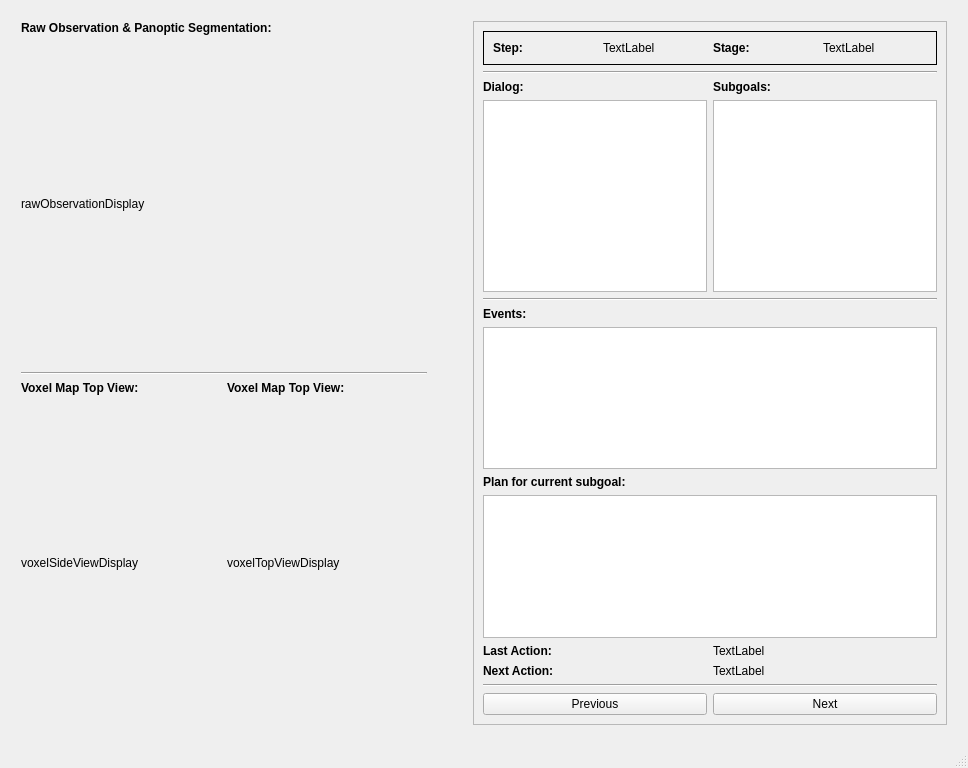
<?xml version="1.0" encoding="UTF-8"?>
<ui version="4.0">
 <class>MainWindow</class>
 <widget class="QMainWindow" name="MainWindow">
  <property name="geometry">
   <rect>
    <x>0</x>
    <y>0</y>
    <width>968</width>
    <height>768</height>
   </rect>
  </property>
  <property name="windowTitle">
   <string>Visualizer</string>
  </property>
  <widget class="QWidget" name="centralwidget">
   <layout class="QGridLayout" name="gridLayout">
    <item row="0" column="0">
     <layout class="QHBoxLayout" name="horizontalLayout_4">
      <property name="leftMargin">
       <number>12</number>
      </property>
      <property name="topMargin">
       <number>12</number>
      </property>
      <property name="rightMargin">
       <number>12</number>
      </property>
      <property name="bottomMargin">
       <number>12</number>
      </property>
      <item>
       <layout class="QVBoxLayout" name="verticalLayout_10" stretch="0,0,0">
        <property name="leftMargin">
         <number>0</number>
        </property>
        <property name="topMargin">
         <number>0</number>
        </property>
        <property name="rightMargin">
         <number>0</number>
        </property>
        <property name="bottomMargin">
         <number>0</number>
        </property>
        <item>
         <layout class="QVBoxLayout" name="verticalLayout">
          <item>
           <widget class="QLabel" name="rawObservationText">
            <property name="sizePolicy">
             <sizepolicy hsizetype="Preferred" vsizetype="Fixed">
              <horstretch>0</horstretch>
              <verstretch>0</verstretch>
             </sizepolicy>
            </property>
            <property name="text">
             <string>&lt;html&gt;&lt;head/&gt;&lt;body&gt;&lt;p&gt;&lt;span style=&quot; font-weight:700;&quot;&gt;Raw Observation &amp;amp; Panoptic Segmentation:&lt;/span&gt;&lt;/p&gt;&lt;/body&gt;&lt;/html&gt;</string>
            </property>
           </widget>
          </item>
          <item>
           <widget class="ScaledLabel" name="rawObservationDisplay">
            <property name="sizePolicy">
             <sizepolicy hsizetype="Expanding" vsizetype="Expanding">
              <horstretch>0</horstretch>
              <verstretch>0</verstretch>
             </sizepolicy>
            </property>
            <property name="minimumSize">
             <size>
              <width>200</width>
              <height>200</height>
             </size>
            </property>
            <property name="text">
             <string>rawObservationDisplay</string>
            </property>
           </widget>
          </item>
         </layout>
        </item>
        <item>
         <widget class="Line" name="line_3">
          <property name="orientation">
           <enum>Qt::Horizontal</enum>
          </property>
         </widget>
        </item>
        <item>
         <layout class="QHBoxLayout" name="horizontalLayout_5">
          <item>
           <layout class="QVBoxLayout" name="verticalLayout_11">
            <item>
             <widget class="QLabel" name="voxelSideViewText">
              <property name="sizePolicy">
               <sizepolicy hsizetype="Preferred" vsizetype="Fixed">
                <horstretch>0</horstretch>
                <verstretch>0</verstretch>
               </sizepolicy>
              </property>
              <property name="text">
               <string>&lt;html&gt;&lt;head/&gt;&lt;body&gt;&lt;p&gt;&lt;span style=&quot; font-weight:700;&quot;&gt;Voxel Map Top View:&lt;/span&gt;&lt;/p&gt;&lt;/body&gt;&lt;/html&gt;</string>
              </property>
             </widget>
            </item>
            <item>
             <widget class="ScaledLabel" name="voxelSideViewDisplay">
              <property name="sizePolicy">
               <sizepolicy hsizetype="Expanding" vsizetype="Expanding">
                <horstretch>0</horstretch>
                <verstretch>0</verstretch>
               </sizepolicy>
              </property>
              <property name="minimumSize">
               <size>
                <width>200</width>
                <height>200</height>
               </size>
              </property>
              <property name="text">
               <string>voxelSideViewDisplay</string>
              </property>
             </widget>
            </item>
           </layout>
          </item>
          <item>
           <layout class="QVBoxLayout" name="verticalLayout_12">
            <item>
             <widget class="QLabel" name="label_8">
              <property name="sizePolicy">
               <sizepolicy hsizetype="Preferred" vsizetype="Fixed">
                <horstretch>0</horstretch>
                <verstretch>0</verstretch>
               </sizepolicy>
              </property>
              <property name="text">
               <string>&lt;html&gt;&lt;head/&gt;&lt;body&gt;&lt;p&gt;&lt;span style=&quot; font-weight:700;&quot;&gt;Voxel Map Top View:&lt;/span&gt;&lt;/p&gt;&lt;/body&gt;&lt;/html&gt;</string>
              </property>
             </widget>
            </item>
            <item>
             <widget class="ScaledLabel" name="voxelTopViewDisplay">
              <property name="sizePolicy">
               <sizepolicy hsizetype="Expanding" vsizetype="Expanding">
                <horstretch>0</horstretch>
                <verstretch>0</verstretch>
               </sizepolicy>
              </property>
              <property name="minimumSize">
               <size>
                <width>200</width>
                <height>200</height>
               </size>
              </property>
              <property name="text">
               <string>voxelTopViewDisplay</string>
              </property>
             </widget>
            </item>
           </layout>
          </item>
         </layout>
        </item>
       </layout>
      </item>
      <item>
       <spacer name="horizontalSpacer">
        <property name="orientation">
         <enum>Qt::Horizontal</enum>
        </property>
        <property name="sizeType">
         <enum>QSizePolicy::Minimum</enum>
        </property>
        <property name="sizeHint" stdset="0">
         <size>
          <width>40</width>
          <height>20</height>
         </size>
        </property>
       </spacer>
      </item>
      <item>
       <widget class="QFrame" name="frame">
        <property name="sizePolicy">
         <sizepolicy hsizetype="Preferred" vsizetype="Preferred">
          <horstretch>0</horstretch>
          <verstretch>0</verstretch>
         </sizepolicy>
        </property>
        <property name="frameShape">
         <enum>QFrame::StyledPanel</enum>
        </property>
        <property name="frameShadow">
         <enum>QFrame::Raised</enum>
        </property>
        <layout class="QVBoxLayout" name="verticalLayout_2">
         <item>
          <widget class="QFrame" name="frame_2">
           <property name="frameShape">
            <enum>QFrame::Box</enum>
           </property>
           <layout class="QHBoxLayout" name="horizontalLayout_2">
            <item>
             <widget class="QLabel" name="label_7">
              <property name="text">
               <string>&lt;html&gt;&lt;head/&gt;&lt;body&gt;&lt;p&gt;&lt;span style=&quot; font-weight:700;&quot;&gt;Step:&lt;/span&gt;&lt;/p&gt;&lt;/body&gt;&lt;/html&gt;</string>
              </property>
             </widget>
            </item>
            <item>
             <widget class="QLabel" name="step_label">
              <property name="text">
               <string>TextLabel</string>
              </property>
             </widget>
            </item>
            <item>
             <widget class="QLabel" name="label_6">
              <property name="text">
               <string>&lt;html&gt;&lt;head/&gt;&lt;body&gt;&lt;p&gt;&lt;span style=&quot; font-weight:700;&quot;&gt;Stage:&lt;/span&gt;&lt;/p&gt;&lt;/body&gt;&lt;/html&gt;</string>
              </property>
             </widget>
            </item>
            <item>
             <widget class="QLabel" name="stage_label">
              <property name="text">
               <string>TextLabel</string>
              </property>
             </widget>
            </item>
           </layout>
          </widget>
         </item>
         <item>
          <widget class="Line" name="line_4">
           <property name="orientation">
            <enum>Qt::Horizontal</enum>
           </property>
          </widget>
         </item>
         <item>
          <layout class="QHBoxLayout" name="horizontalLayout_3">
           <item>
            <layout class="QVBoxLayout" name="verticalLayout_3">
             <item>
              <widget class="QLabel" name="label_9">
               <property name="text">
                <string>&lt;html&gt;&lt;head/&gt;&lt;body&gt;&lt;p&gt;&lt;span style=&quot; font-weight:700;&quot;&gt;Dialog:&lt;/span&gt;&lt;/p&gt;&lt;/body&gt;&lt;/html&gt;</string>
               </property>
              </widget>
             </item>
             <item>
              <widget class="QTextBrowser" name="dialog_textBrowser">
               <property name="sizePolicy">
                <sizepolicy hsizetype="Preferred" vsizetype="MinimumExpanding">
                 <horstretch>0</horstretch>
                 <verstretch>0</verstretch>
                </sizepolicy>
               </property>
              </widget>
             </item>
            </layout>
           </item>
           <item>
            <layout class="QVBoxLayout" name="verticalLayout_4">
             <item>
              <widget class="QLabel" name="label">
               <property name="text">
                <string>&lt;html&gt;&lt;head/&gt;&lt;body&gt;&lt;p&gt;&lt;span style=&quot; font-weight:700;&quot;&gt;Subgoals:&lt;/span&gt;&lt;/p&gt;&lt;/body&gt;&lt;/html&gt;</string>
               </property>
              </widget>
             </item>
             <item>
              <widget class="QTextBrowser" name="subgoal_textBrowser">
               <property name="sizePolicy">
                <sizepolicy hsizetype="Preferred" vsizetype="MinimumExpanding">
                 <horstretch>0</horstretch>
                 <verstretch>0</verstretch>
                </sizepolicy>
               </property>
              </widget>
             </item>
            </layout>
           </item>
          </layout>
         </item>
         <item>
          <widget class="Line" name="line_2">
           <property name="orientation">
            <enum>Qt::Horizontal</enum>
           </property>
          </widget>
         </item>
         <item>
          <widget class="QLabel" name="label_5">
           <property name="text">
            <string>&lt;html&gt;&lt;head/&gt;&lt;body&gt;&lt;p&gt;&lt;span style=&quot; font-weight:700;&quot;&gt;Events:&lt;/span&gt;&lt;/p&gt;&lt;/body&gt;&lt;/html&gt;</string>
           </property>
          </widget>
         </item>
         <item>
          <widget class="QTextBrowser" name="events_textBrowser">
           <property name="sizePolicy">
            <sizepolicy hsizetype="Preferred" vsizetype="Expanding">
             <horstretch>0</horstretch>
             <verstretch>0</verstretch>
            </sizepolicy>
           </property>
          </widget>
         </item>
         <item>
          <widget class="QLabel" name="label_2">
           <property name="text">
            <string>&lt;html&gt;&lt;head/&gt;&lt;body&gt;&lt;p&gt;&lt;span style=&quot; font-weight:700;&quot;&gt;Plan for current subgoal:&lt;/span&gt;&lt;/p&gt;&lt;/body&gt;&lt;/html&gt;</string>
           </property>
          </widget>
         </item>
         <item>
          <widget class="QTextBrowser" name="plan_textBrowser">
           <property name="sizePolicy">
            <sizepolicy hsizetype="Preferred" vsizetype="Preferred">
             <horstretch>0</horstretch>
             <verstretch>0</verstretch>
            </sizepolicy>
           </property>
          </widget>
         </item>
         <item>
          <layout class="QHBoxLayout" name="horizontalLayout_7">
           <item>
            <widget class="QLabel" name="label_4">
             <property name="text">
              <string>&lt;html&gt;&lt;head/&gt;&lt;body&gt;&lt;p&gt;&lt;span style=&quot; font-weight:700;&quot;&gt;Last Action:&lt;/span&gt;&lt;/p&gt;&lt;/body&gt;&lt;/html&gt;</string>
             </property>
            </widget>
           </item>
           <item>
            <widget class="QLabel" name="last_action_label">
             <property name="text">
              <string>TextLabel</string>
             </property>
            </widget>
           </item>
          </layout>
         </item>
         <item>
          <layout class="QHBoxLayout" name="horizontalLayout_6">
           <item>
            <widget class="QLabel" name="label_3">
             <property name="text">
              <string>&lt;html&gt;&lt;head/&gt;&lt;body&gt;&lt;p&gt;&lt;span style=&quot; font-weight:700;&quot;&gt;Next Action:&lt;/span&gt;&lt;/p&gt;&lt;/body&gt;&lt;/html&gt;</string>
             </property>
             <property name="textFormat">
              <enum>Qt::AutoText</enum>
             </property>
            </widget>
           </item>
           <item>
            <widget class="QLabel" name="action_to_take_label">
             <property name="text">
              <string>TextLabel</string>
             </property>
            </widget>
           </item>
          </layout>
         </item>
         <item>
          <widget class="Line" name="line">
           <property name="orientation">
            <enum>Qt::Horizontal</enum>
           </property>
          </widget>
         </item>
         <item>
          <layout class="QVBoxLayout" name="verticalLayout_9">
           <item>
            <layout class="QHBoxLayout" name="horizontalLayout">
             <item>
              <widget class="QPushButton" name="previous_button">
               <property name="text">
                <string>Previous</string>
               </property>
              </widget>
             </item>
             <item>
              <widget class="QPushButton" name="next_button">
               <property name="text">
                <string>Next</string>
               </property>
              </widget>
             </item>
            </layout>
           </item>
          </layout>
         </item>
        </layout>
       </widget>
      </item>
     </layout>
    </item>
   </layout>
  </widget>
  <widget class="QMenuBar" name="menubar">
   <property name="geometry">
    <rect>
     <x>0</x>
     <y>0</y>
     <width>968</width>
     <height>24</height>
    </rect>
   </property>
  </widget>
  <widget class="QStatusBar" name="statusbar"/>
 </widget>
 <customwidgets>
  <customwidget>
   <class>ScaledLabel</class>
   <extends>QLabel</extends>
   <header location="global">main</header>
  </customwidget>
 </customwidgets>
 <resources/>
 <connections/>
</ui>
